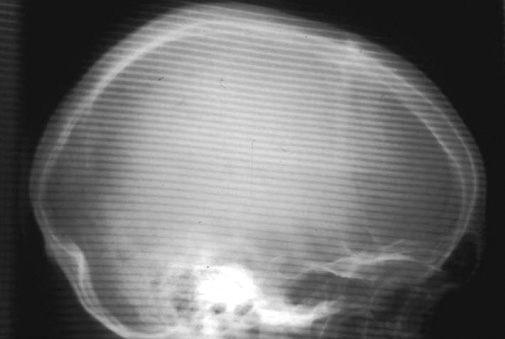
%> input picture ImageFrequencyFilter_demo/radiograph_1.jpg, 505 x 339 px
$ octave moire_butterworth_1.m   (GNU Octave 9; MATLAB toolbox functions it lacks are replaced by stand-ins)
%> lines starting %> are read from the running program, lines starting %| are printed output that depends on the picture
%% Moire Pattern Filtering using Reject Butterworth Frequency Filters - Ex.1
% Medical Radiograph of a skull
%
% Author: Tilemachos S. Doganis
%
% This script demonstrates the removal of Moire pattern from an X-Ray image
% of a skull, using Reject Butterworth Filters on the image spectrum.
%
% Initially, the 2D DFT of the image is calculated. On its visualization,
% one can distinguish that two symmetrical pairs of patches stand out from
% the usual DFT shape, and assume that they correspond to the Moire
% pattern, which has a periodic form.
%
% One potential way of removing them is using Reject Butterworth Filters,
% which cancel out a ring-shaped area on the spectrum. These filters are
% designed with such a filter response so as to include both pairs in their
% Reject zone. They are initially designed as the combination of a low-pass
% and a high-pass Butterworth filter that collectively form a band-pass
% filter that includes the desired regions, then reversed to form a
% reject (band-cut) filter. Class 5 Butterworth filters were deemed
% effective enough for this case.
%
% This process is followed once for each pair, then by multiplicating the
% two frequency responses a composite filter is formed, which, when applied
% to the image spectrum, removes the frequency components that correspond
% to the Moire pattern.
%
% A downside is that, because of the ring shape of the Butterworth filters,
% besides the Moire pattern regions, a variety of other useful frequencies
% are removed. On the other hand, notch filters can tackle this problem
% more effectively.
%

close all
clear
clc
%% Load image
x = imread('radiograph_1.jpg');
%> x is the input picture: size 339x505 uint8; min 16, max 255, mean 111.2
[N1, N2] = size(x);
%> N1 = 339; N2 = 505
X = fftshift(fft2(x));
figure(1)
subplot(2,2,1), imshow(x), title('Original Image')
subplot(2,2,2), imshow(log(abs(X)+1e-20),[]), title('Image Spectrum')
%> after `imshow(log(abs(X)+1e-20),[])`:
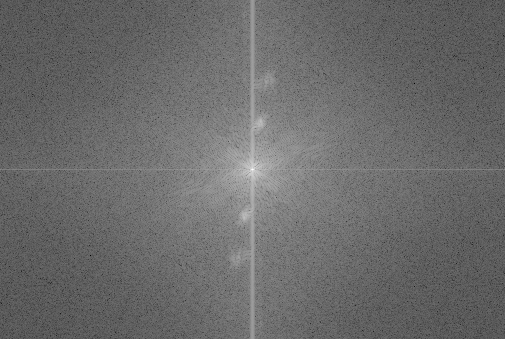
%> displayed picture: size 339x505, on the screen's scale of 0 to 255; min 0, max 255, mean 106.3

%% Design Reject Butterworth filter for inner area
% Band range 35-65
[u,v] = meshgrid(-floor(N2/2):floor(N2/2),-floor(N1/2):floor(N1/2));
k = 5;    % Class 5
wcl = 65; % Outer circle range
wch = 35; % Inner circle range

% Reject Butterworth Filters Frequency Response
H_l = 1./(1+(sqrt(u.^2+v.^2)./wcl).^(2*k)); % Low-pass component
H_h = 1./(1+(wch./sqrt(u.^2+v.^2)).^(2*k)); % High-pass component
H = 1-H_h.*H_l; % Reject = 1 - Band-pass

%% Design Reject Butterworth filter for outer area
% Band range 70-120
wcl = 120; % Outer circle range
wch = 70;  % Inner circle range

% Reject Butterworth Filters Frequency Response
H_l = 1./(1+(sqrt(u.^2+v.^2)./wcl).^(2*k)); % Low-pass component
H_h = 1./(1+(wch./sqrt(u.^2+v.^2)).^(2*k)); % High-pass component
H = H.*(1-H_h.*H_l); % Reject = 1 - Band-pass

% Plot Butterworth Filter Transfer Function
figure(2)
subplot(2,1,1), imshow(H,[]), title('Bandcut Butterworth Filter Transfer Function')
subplot(2,1,2), mesh(H)
%> after `mesh(H)`:
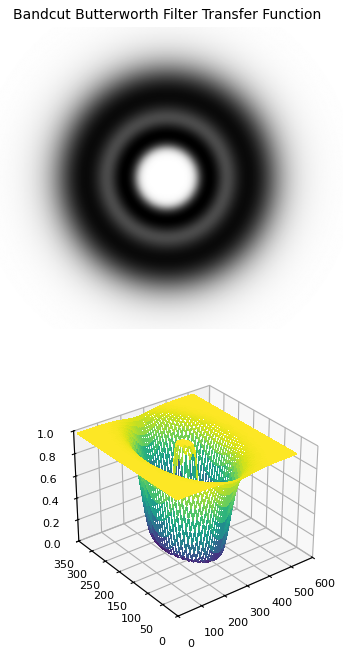
%> figure redrawn from the program's plot data, 2 panels

%% Apply Filter
Y = X.*H;
y = real(ifft2(ifftshift(Y))); % IDFT
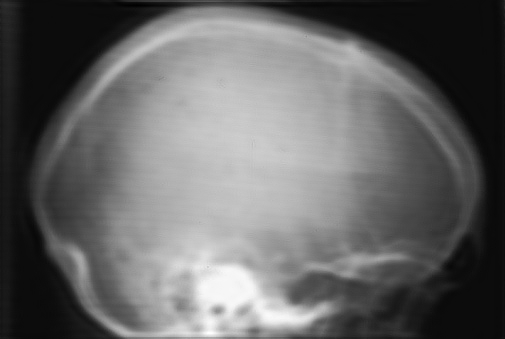
%> y: size 339x505 double; min 7.78, max 263.6, mean 111.2; drawn with min black and max white

%% Plot Final Results
figure(1)
subplot(2,2,4), imshow(log(abs(Y)+1e-20),[]), title('Filtered Image Spectrum')
subplot(2,2,3), imshow(y,[]), title('Filtered Image')

$ run again, with ImageFrequencyFilter_demo/radiograph_2.jpg copied over ImageFrequencyFilter_demo/radiograph_1.jpg
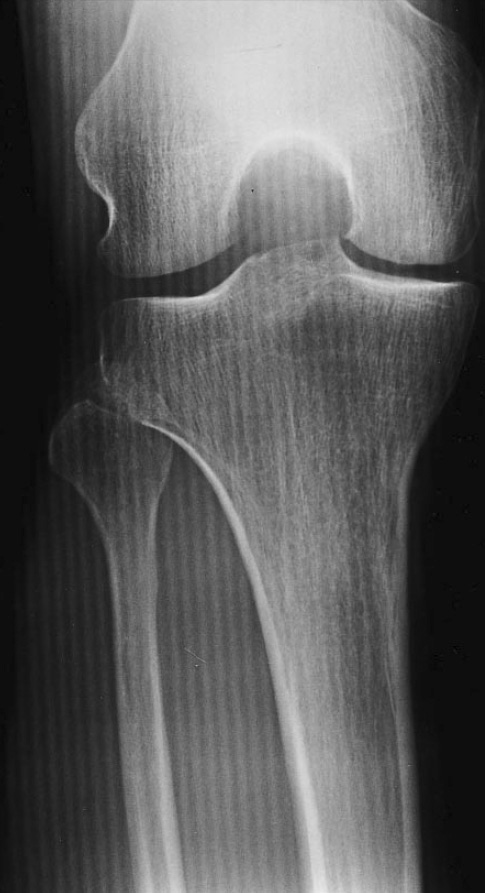
%> input picture ImageFrequencyFilter_demo/radiograph_2.jpg, 485 x 893 px
%> x is the input picture: size 893x485 uint8; min 1, max 235, mean 92.9
%> `imshow(log(abs(X)+1e-20),[])`:
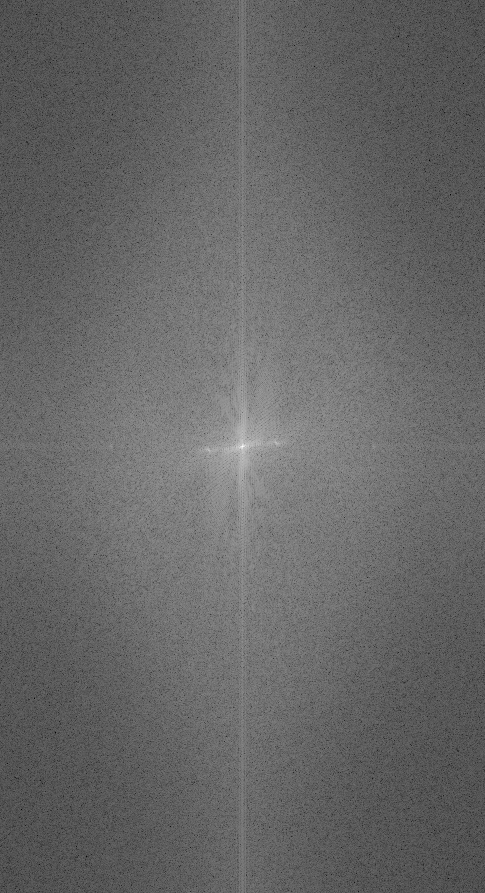
%> displayed picture: size 893x485, on the screen's scale of 0 to 255; min 0, max 255, mean 102.3
%> `mesh(H)`:
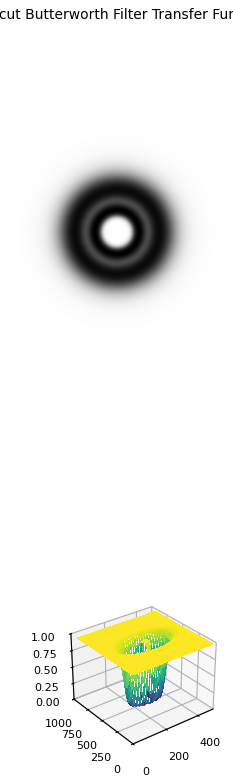
%> figure redrawn from the program's plot data, 2 panels
